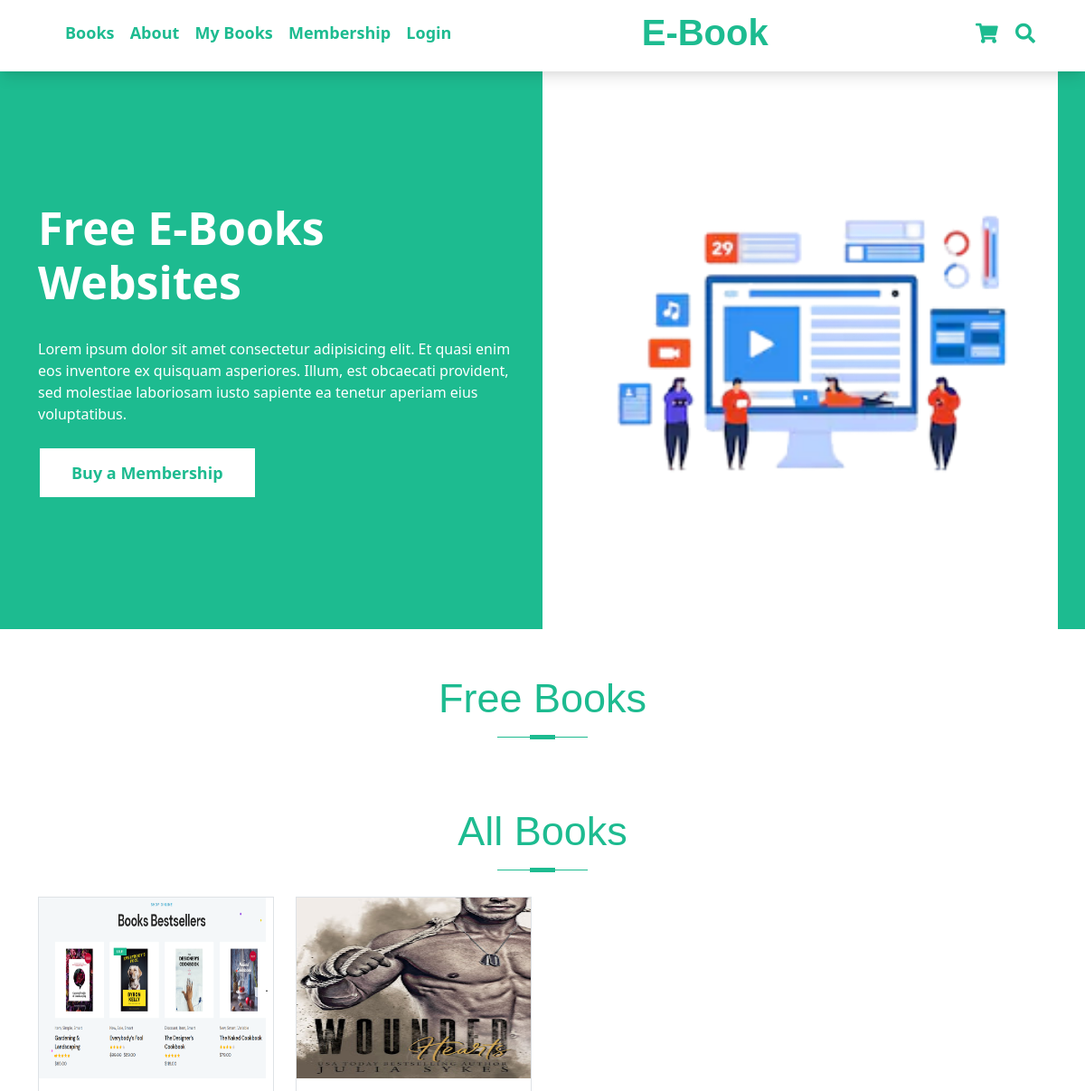
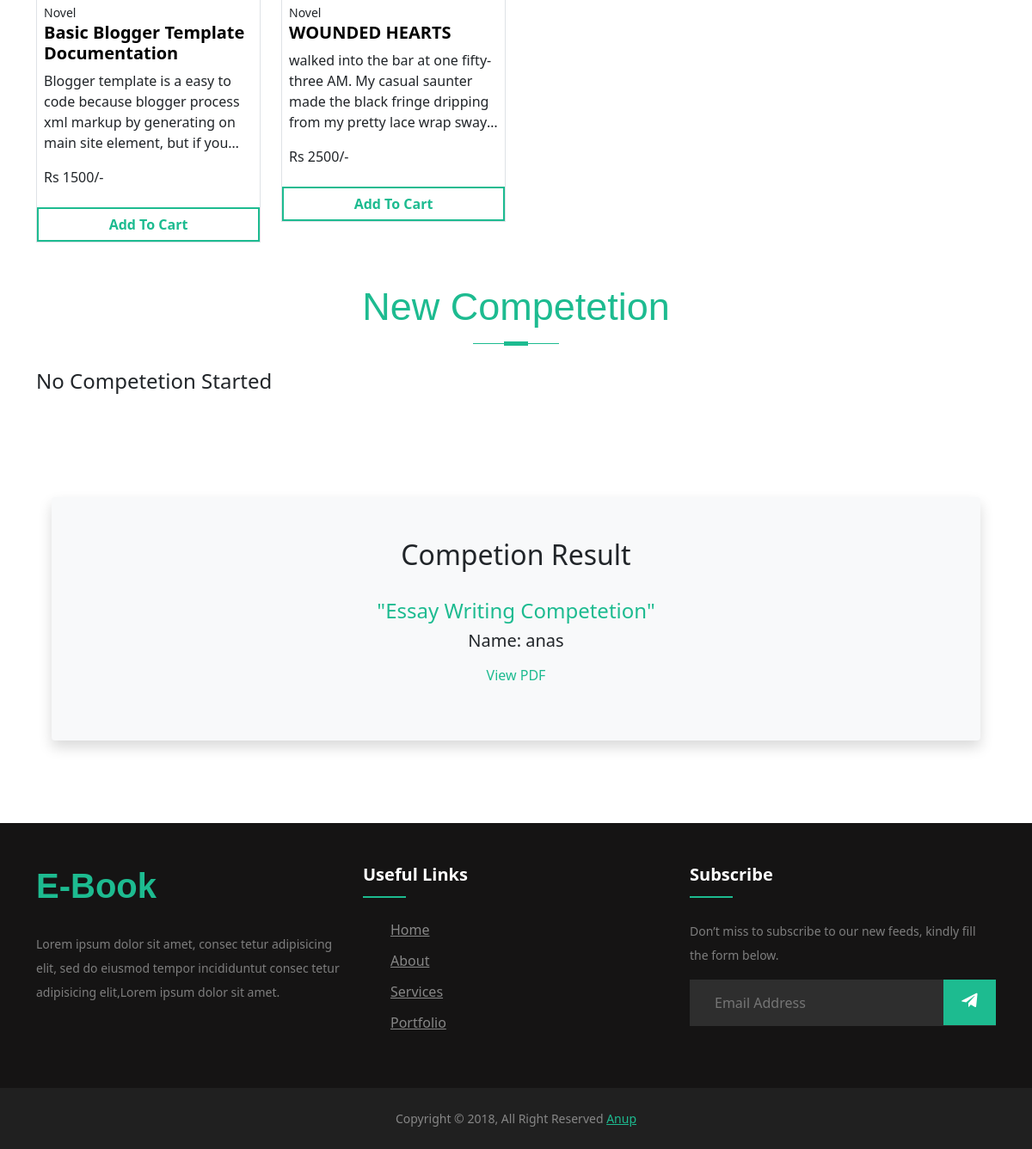
The page / on the database its author committed (2 pictures, top to bottom).
### tables this page shows
CREATE TABLE `books` (
  `id` int(11) NOT NULL,
  `b_name` varchar(50) NOT NULL,
  `b_prize` int(11) NOT NULL,
  `b_description` text NOT NULL,
  `b_image` text NOT NULL,
  `b_pdf` text NOT NULL,
  `cat_id` int(11) NOT NULL,
  `date` date NOT NULL,
  `type` tinyint(4) NOT NULL
);

CREATE TABLE `book_cat` (
  `id` int(11) NOT NULL,
  `cat_name` varchar(20) NOT NULL
);

CREATE TABLE `users` (
  `id` int(11) NOT NULL,
  `name` varchar(50) NOT NULL,
  `password` varchar(20) NOT NULL,
  `email` varchar(100) NOT NULL,
  `role` int(11) NOT NULL
);

CREATE TABLE `quiz` (
  `id` int(11) NOT NULL,
  `com_name` varchar(200) NOT NULL,
  `com_description` text NOT NULL,
  `com_price` int(11) NOT NULL,
  `status` int(11) NOT NULL
);

### index.php (the view, shortened to what this page needs)
<!DOCTYPE html>
<html lang="en">
<head>
    <link rel="stylesheet" href="css/style.css">
    <link rel="stylesheet" href="css/bootstrap.min.css">
    <link rel="stylesheet" href="https://pro.fontawesome.com/releases/v5.10.0/css/all.css" />
    <link rel="stylesheet" href="https://cdnjs.cloudflare.com/ajax/libs/slick-carousel/1.8.1/slick.min.css" />
</head>
<body>
    <?php include("includes/header.inc.php"); ?>
    <section class="banner_section">
        <div class="container">
            <div class="row">
                <div class="col-md-6">
                    <div class="">
                        <h1>Free E-Books Websites</h1>
                        <br>
                        <p>
                            Lorem ipsum dolor sit amet consectetur adipisicing elit. Et quasi enim eos inventore ex quisquam asperiores. Illum, est obcaecati provident, sed molestiae laboriosam iusto sapiente ea tenetur aperiam eius voluptatibus.
                        </p>
                        <br>
                        <a href="membership.php">Buy a Membership</a>
                    </div>
                </div>
                <div class="col-md-6 bg-white">
                    <img src="images/banner.png" width="100%">
                </div>
            </div>
        </div>
    </section>
    <section class="all_books_section">
        <div class="container mb-5" data-aos="fade-up">
            <div class="heading mb-4">
                <h2>free Books</h2>
            </div>
        </div>
    </section>
    <section class="all_books_section">
        <div class="container mb-5" data-aos="fade-up">
            <div class="heading mb-4">
                <h2>All Books</h2>
            </div>
            <div class="row">
                <?php
                function all_books()
                {
                    include("includes/db.inc.php");
                    $query = "SELECT * FROM books WHERE type NOT IN (1) LIMIT 8";
                    $run = mysqli_query($con, $query);
                    if (mysqli_num_rows($run) > 0) {
                        foreach ($run as $key) {
                ?>
                            <div class="col-lg-3 col-md-4 col-sm-6 col-6 ">
                                <div class="inner border">
                                    <div class="">
                                        <img src="<?php echo $key['b_image']; ?>" height="200px" width="100%">
                                    </div>
                                    <div class="member-info p-2 mt-2">
                                        <?php
                                        $id = $key["cat_id"];
                                        $cat_query = "SELECT * FROM book_cat WHERE id='$id'";
                                        $cat_run = mysqli_query($con, $cat_query);
                                        foreach ($cat_run as $data) {
                                        ?>
                                            <small><?php echo $data['cat_name']; ?></small>
                                        <?php
                                        }
                                        ?>
                                        <br>
                                        <h5><a href="view_book.php?id=<?php echo $key['id'] ?>"><?php echo $key['b_name']; ?></a></h5>
                                        <p class="desc"><?php echo $key['b_description']; ?></p>
                                        <span><?php if ($key['type'] == 1) {
                                                    echo "--- Free Of Cost ---";
                                                } else {
                                                    echo "Rs " . $key['b_prize'] . "/-";
                                                }
                                                ?></span>
                                        <br>
                                    </div>
                                    <?php if ($key['type'] == 1) { ?>
                                        <button type="button" class="freecart_btn">Add To Cart</button>
                                    <?php } else { ?>
                                        <button type="button" class="addtocart_btn" data-att="<?php echo $key['id']; ?>">Add To Cart</button>
                                    <?php } ?>
                                </div>
                            </div>
                <?php }
                    }
                }
                all_books(); ?>
            </div>
        </div>
    </section>
    <section>
        <div class="container my-5">
            <div class="heading mb-4">
                <h2>New Competetion</h2>
            </div>
            <?php
            function quiz()
            {
                include("includes/db.inc.php");
                $query = "SELECT * FROM quiz WHERE status=1 ORDER BY id DESC LIMIT 1";
                $run = mysqli_query($con, $query);
                if (mysqli_num_rows($run) > 0) {
                    foreach ($run as $key) { ?>
                        <div class="row">
                            <div class="col-md-6">
                                <div class="my-4">
                                    <div class="mb-4 text-center">
                                        <h4><?php echo $key["com_name"]; ?></h4>
                                    </div>
                                    <p class="p-2">
                                        <?php echo $key["com_description"]; ?>
                                    </p>
                                    <div class="mx-3">
                                        <strong>Winning Price:</strong>
                                        <span>Rs <?php echo $key["com_price"]; ?>/-</span>
                                    </div>
                                    <br>
                                    <div class="p-2">
                                        <h6>Enrole Now</h6>
                                        <p><b>NOTE:</b> You can upload only PDF file</p>
                                        <?php if (!empty($_SESSION["id"])) { ?>
                                            <form action="" method="post" enctype="multipart/form-data">
                                                <input type="hidden" name="cmid" value="<?php echo $key["id"]; ?>">
                                                <input type="file" name="com_pdf" class="form-control mt-3" required>
                                                <button name="quiz_btn" class="btn btn-secondary my-3 px-5">Submit</button>
                                            </form>
                                        <?php } else { ?>
                                            <form>
                                                <input type="file" name="com_pdf" class="form-control mt-3">
                                                <button type="button" class="btn btn-secondary quiz_btn my-3 px-5">Submit</button>
                                            </form>
                                        <?php } ?>
                                    </div>
                                </div>
                            </div>
                            <div class="col-md-6 border">
                                <img src="images/competition.png" width="100%">
                            </div>
                        </div>
            <?php }
                } else {
                    echo "<h4>No Competetion Started</h4>";
                }
            }
            quiz(); ?>
        </div>
    </section>
    <section class="p-5">
        <div class="container-md">
            <div class="mt-4 p-5 bg-light rounded shadow">
                <h2 class="text-center">Competion Result</h2>
                <br>
                <div class="autoplay">
                    <?php
                    function com_result()
                    {
                        include("includes/db.inc.php");
                        $query = "SELECT * FROM enroll INNER JOIN quiz on enroll.com_id=quiz.id WHERE win=1";
                        $run = mysqli_query($con, $query);
                        if (mysqli_num_rows($run) > 0) {
                            foreach ($run as $key) {
                            $user_query = "SELECT * FROM users WHERE id='{$key["user_id"]}'";
                            $user_run = mysqli_query($con, $user_query);
                            foreach ($user_run as $value) { ?>
                                <div>
                                    <h4 class="text-center primary_color">"<?php echo $key["com_name"];?>"</h4>
                                    <h5 class="text-center">Name: <?php echo $value["name"];?></h5>
                                    <p class="text-center my-3"><a href="<?php echo $key["pdf"]; ?>" target="_blank">View PDF</a></p>
                                </div>
                    <?php
                            } }
                        }
                    }
                    com_result();
                    ?>
                </div>
            </div>
        </div>
    </section>
    <br><br>
    <?php include("includes/footer.inc.php"); ?>
</body>
</html>

### rows shown on the page
books: b_image (picture), b_name "Basic Blogger Template Documentation", b_description "Blogger template is a easy to code because blogger process xml markup by generating on main site element, but if…", b_prize "1500"
book_cat: cat_name "Novel"
books: b_image (picture), b_name "WOUNDED HEARTS", b_description "walked into the bar at one fifty-three AM. My casual saunter made the black fringe dripping from my pretty lace wrap…", b_prize "2500"
users: name "anas"
quiz: com_name "Essay Writing Competetion"
